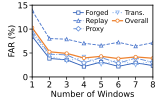

Write Python code to recreate this figure.
from pathlib import Path

import matplotlib
import matplotlib.pyplot as plt
import pandas as pd


matplotlib.use("Agg")

# =====================
# Data
# Each claim consists of consecutive 8-second observation windows.
# =====================
output_dir = Path(__file__).resolve().parent
data_path = output_dir / "05_claim_duration_robustness_data.csv"

df = pd.read_csv(data_path)

windows = df["Windows"].to_numpy()
forged = df["Forged"].to_numpy()
replay = df["Replay"].to_numpy()
proxy = df["Proxy"].to_numpy()
transplant = df["Trans."].to_numpy()
overall = df["Overall"].to_numpy()

# =====================
# Figure & font
# =====================
plt.rcParams.update(
    {
        "font.size": 6,
        "axes.labelsize": 6,
        "xtick.labelsize": 6,
        "ytick.labelsize": 6,
        "legend.fontsize": 4.8,
        "font.family": "sans-serif",
    }
)

cm_to_in = 1 / 2.54
fig_w = 4.1 * cm_to_in
fig_h = 2.5 * cm_to_in

fig, ax = plt.subplots(figsize=(fig_w, fig_h))
fig.patch.set_facecolor("white")
ax.set_facecolor("white")

# =====================
# Curves
# =====================
series = [
    ("Forged", forged, "#2F5FB8", "-", "s", 0.65),
    ("Replay", replay, "#4874CB", "--", "^", 0.65),
    ("Proxy", proxy, "#638ED8", "-.", "D", 0.65),
    ("Trans.", transplant, "#86AEEA", ":", "v", 0.75),
    ("Overall", overall, "#EE822F", "-", "o", 0.9),
]

for label, values, color, linestyle, marker, linewidth in series:
    ax.plot(
        windows,
        values,
        color=color,
        linestyle=linestyle,
        linewidth=linewidth,
        marker=marker,
        markersize=2.4,
        markeredgewidth=0.55,
        markerfacecolor="white",
        label=label,
    )

# =====================
# Axes
# =====================
ax.set_xlabel("Number of Windows", labelpad=1)
ax.set_ylabel("FAR (%)", labelpad=1)

ax.set_xlim(1, 8)
ax.set_xticks([1, 2, 3, 4, 5, 6, 7, 8])
ax.set_ylim(0, 15)
ax.set_yticks([0, 5, 10, 15])

ax.tick_params(axis="both", length=2, width=0.5, pad=1)

# =====================
# Legend
# =====================
leg = ax.legend(
    loc="upper right",
    ncol=2,
    frameon=True,
    handlelength=1.5,
    handletextpad=0.35,
    columnspacing=0.65,
    borderpad=0.18,
    labelspacing=0.2,
)

leg.get_frame().set_facecolor("white")
leg.get_frame().set_alpha(0.72)
leg.get_frame().set_linewidth(0.0)

# =====================
# Border
# =====================
for sp in ["left", "right", "top", "bottom"]:
    ax.spines[sp].set_visible(True)
    ax.spines[sp].set_linewidth(0.6)

# =====================
# Layout & save
# =====================
plt.subplots_adjust(left=0.20, right=0.95, bottom=0.22, top=0.95)

pdf_path = output_dir / "05_claim_duration_robustness.pdf"
fig.savefig(pdf_path, format="pdf")

print(f"Saved PDF: {pdf_path}")
print(f"Loaded CSV: {data_path}")
